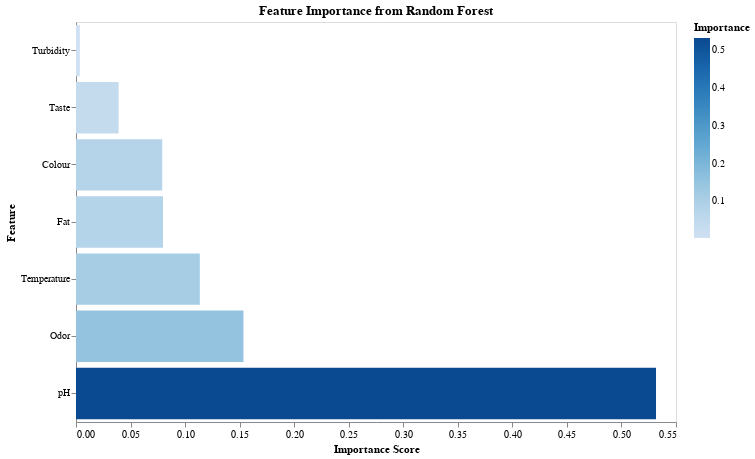

The cell this chart's notebook holds for it:
### Code cell
# default RF classifier
rf_clf = RandomForestClassifier(random_state=42)
rf_fit = evaluate_model(dt_clf, train_data, test_data)
plot_feature_imp(rf_fit)

### Figure 1 — Vega-Lite specification as saved in the notebook (floating-point values rounded to 4 significant figures)
{"config": {"view": {"continuousWidth": 300, "continuousHeight": 300}}, "data": {"name": "data-b10f4cffcb787e8e8a0770bf2af2d114"}, "mark": {"type": "bar"}, "encoding": {"color": {"field": "Importance", "scale": {"scheme": "blues"}, "type": "quantitative"}, "x": {"axis": {"grid": false}, "field": "Importance", "title": "Importance Score", "type": "quantitative"}, "y": {"field": "Feature", "sort": "x", "title": "Feature", "type": "nominal"}}, "height": 400, "title": "Feature Importance from Random Forest", "width": 600, "$schema": "https://vega.github.io/schema/vega-lite/v5.20.1.json", "datasets": {"data-b10f4cffcb787e8e8a0770bf2af2d114": [{"Feature": "Turbidity", "Importance": 0.003503}, {"Feature": "Taste", "Importance": 0.03906}, {"Feature": "Colour", "Importance": 0.07902}, {"Feature": "Fat", "Importance": 0.07974}, {"Feature": "Temperature", "Importance": 0.1135}, {"Feature": "Odor", "Importance": 0.1535}, {"Feature": "pH", "Importance": 0.5317}]}}
